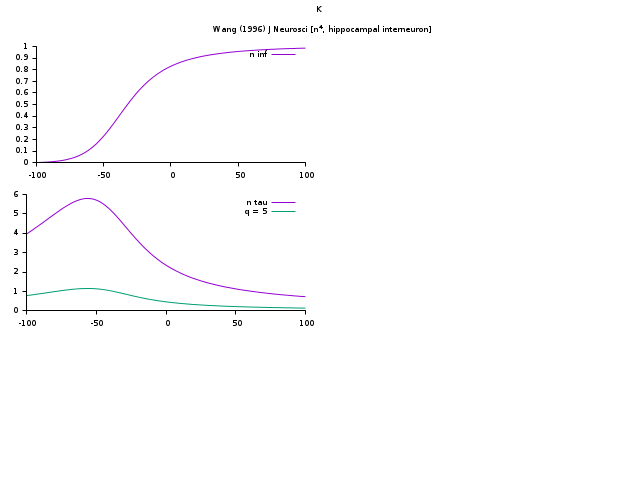

Write the gnuplot code that produced this figure.
chan="K \n\n Wang (1996) J Neurosci [n^4, hippocampal interneuron]\n"

#set term postscript enh solid color 10
#set output "k-wang1996.ps"

set term pngcairo fontscale 0.5
set output "k-wang1996.png"

set multiplot layout 3,2 columns title chan
set border 3
se st d l
se xrange [-100:100]
se yrange [0:]
se xtic nomirror out
se ytic nomirror out

nalf(x)=0.01*(x-(-34))/(1-exp((x-(-34))/(-10)))
nbet(x)=0.125/exp((x-(-44))/80)
ninf(x)=nalf(x)/(nalf(x)+nbet(x))
ntau(x)=1/(nalf(x)+nbet(x))

p ninf(x) tit "n inf"
p ntau(x) tit "n tau", ntau(x)/5 tit "q = 5"

unset multiplot
